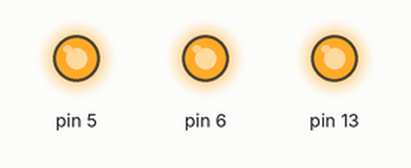
Recording of a sketch running on a simulated Arduino Uno, built with avr-gcc and run on an emulated ATmega328P. Parts: output pins drawn as LEDs (lit = HIGH).

Above: at 0.5 s.
At 3.5 s:
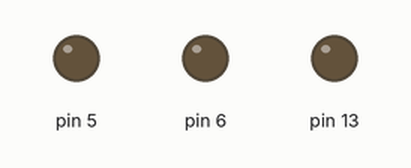
Timing chart, 0 to 4.6 s (numbered marks = the images above):
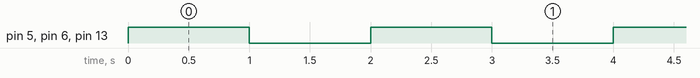

Measured:
- by itself, pin 5, pin 6, pin 13: alternates HIGH for 1.0 s and LOW for 1.0 s

The sketch:

arduino_class_study.ino
```cpp
#include "LedClass.h"

LedClass l1(5);
LedClass l2(6);
LedClass l3(13);

void setup() {
  Serial.begin(115200);
  l1.begin();
  l2.begin();
  l3.begin();
}

void loop() {
  l1.turn_on();
  l2.turn_on();
  l3.turn_on();
  delay(1000);
  l1.turn_off();
  l2.turn_off();
  l3.turn_off();
  delay(1000);

}
```

LedClass.cpp
```cpp
#include "Arduino.h"
#include "LedClass.h"

LedClass::LedClass(int pin){
  pin_num = pin;
}

void LedClass::begin(){
  pinMode(pin_num, OUTPUT);
}

void LedClass::turn_on(){
  digitalWrite(pin_num, HIGH);
}

void LedClass::turn_off(){
  digitalWrite(pin_num, LOW);
}
```

LedClass.h
```cpp
#ifndef LedClass_h
#define LedClass_h

#include "Arduino.h"

class LedClass{
public:
  LedClass(int pin);
  void begin();
  void turn_on();
  void turn_off();

private:
  int pin_num;
};
#endif
```
